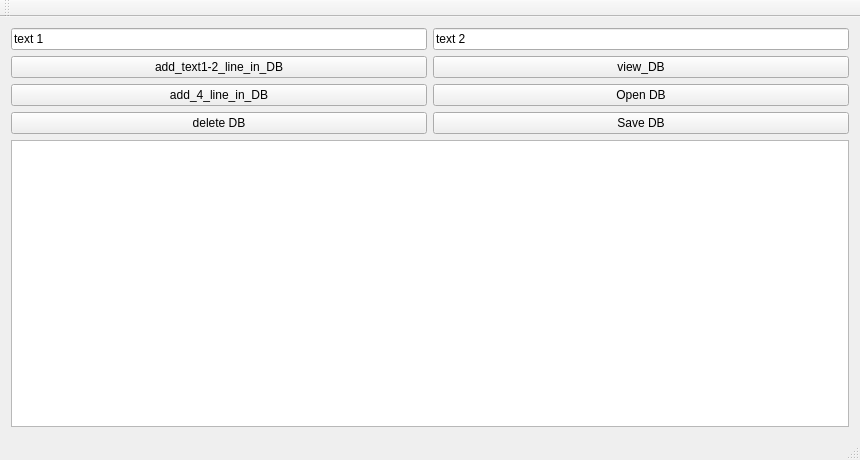
<?xml version="1.0" encoding="UTF-8"?>
<ui version="4.0">
 <class>MainWindow</class>
 <widget class="QMainWindow" name="MainWindow">
  <property name="geometry">
   <rect>
    <x>0</x>
    <y>0</y>
    <width>860</width>
    <height>460</height>
   </rect>
  </property>
  <property name="windowTitle">
   <string>MainWindow</string>
  </property>
  <widget class="QWidget" name="centralWidget">
   <layout class="QGridLayout" name="gridLayout">
    <item row="1" column="0">
     <widget class="QTableView" name="tableView">
      <property name="sizePolicy">
       <sizepolicy hsizetype="Expanding" vsizetype="Expanding">
        <horstretch>0</horstretch>
        <verstretch>0</verstretch>
       </sizepolicy>
      </property>
     </widget>
    </item>
    <item row="0" column="0">
     <layout class="QGridLayout" name="gridLayout_4">
      <item row="1" column="1">
       <widget class="QPushButton" name="pushButton_view_DB">
        <property name="text">
         <string>view_DB</string>
        </property>
       </widget>
      </item>
      <item row="3" column="0">
       <widget class="QPushButton" name="pushButton_delete_DB">
        <property name="text">
         <string>delete DB</string>
        </property>
       </widget>
      </item>
      <item row="1" column="0">
       <widget class="QPushButton" name="pushButton_add_UP1_UP1_line_in_DB">
        <property name="text">
         <string>add_text1-2_line_in_DB</string>
        </property>
       </widget>
      </item>
      <item row="2" column="1">
       <widget class="QPushButton" name="pushButton_Open_DB">
        <property name="text">
         <string>Open DB</string>
        </property>
       </widget>
      </item>
      <item row="2" column="0">
       <widget class="QPushButton" name="pushButton_add_4_line_in_DB">
        <property name="text">
         <string>add_4_line_in_DB</string>
        </property>
       </widget>
      </item>
      <item row="3" column="1">
       <widget class="QPushButton" name="pushButton_Save_DB">
        <property name="text">
         <string>Save DB</string>
        </property>
       </widget>
      </item>
      <item row="0" column="0">
       <widget class="QLineEdit" name="lineEdit_1">
        <property name="text">
         <string>text 1</string>
        </property>
       </widget>
      </item>
      <item row="0" column="1">
       <widget class="QLineEdit" name="lineEdit_2">
        <property name="text">
         <string>text 2</string>
        </property>
       </widget>
      </item>
     </layout>
    </item>
   </layout>
  </widget>
  <widget class="QMenuBar" name="menuBar">
   <property name="geometry">
    <rect>
     <x>0</x>
     <y>0</y>
     <width>860</width>
     <height>22</height>
    </rect>
   </property>
  </widget>
  <widget class="QToolBar" name="mainToolBar">
   <attribute name="toolBarArea">
    <enum>TopToolBarArea</enum>
   </attribute>
   <attribute name="toolBarBreak">
    <bool>false</bool>
   </attribute>
  </widget>
  <widget class="QStatusBar" name="statusBar"/>
 </widget>
 <layoutdefault spacing="6" margin="11"/>
 <resources/>
 <connections/>
</ui>
